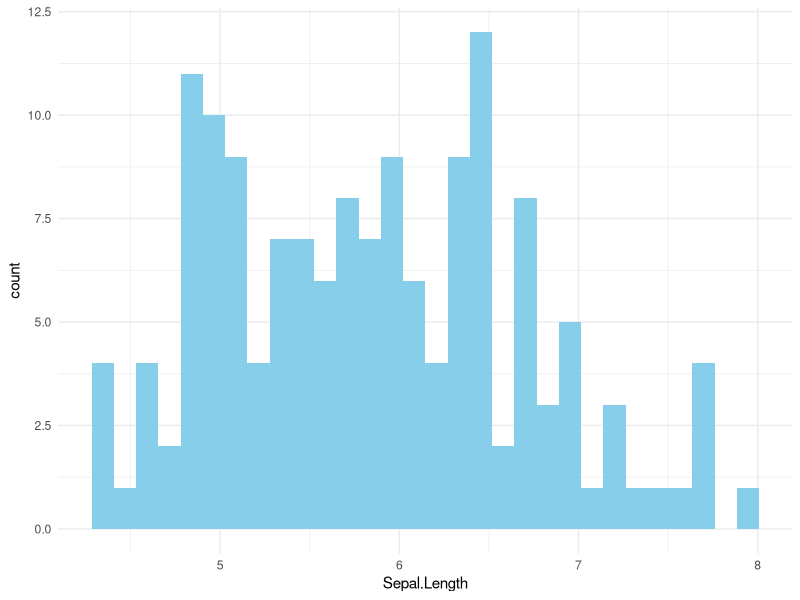

This chart was generated by the following R code:
## ---- chunk 1
knitr::opts_chunk$set(echo = TRUE)
library(tidyverse)
## ---- chunk 2
col <- colors()
colors()
## ---- chunk 3
ggplot(iris, aes(x=Sepal.Length)) +
  geom_histogram(fill=col[589]) +
  theme_minimal()
